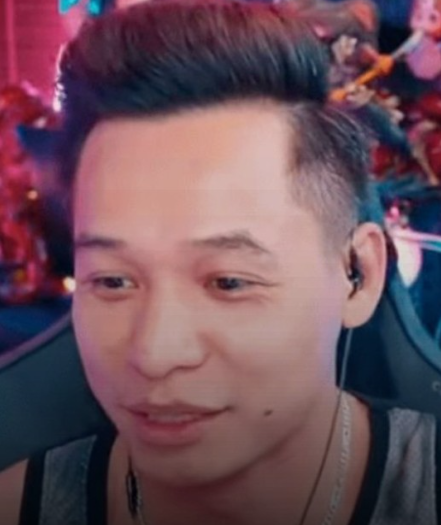
#> input picture images/anhdomixi.png, 441 x 525 px, given in place of lena_color.png, which was not available
$ python mse_mae_grayscale_sp.py
#> lines starting #> are read from the running program, lines starting #| are printed output that depends on the picture; pictures that were not available may be replaced by others from this repository, and a replacement may not be noted
### utils.py
import numpy as np
import cv2

def add_salt_and_pepper_noise(image, noise_percentage):
    """
    Thêm nhiễu Salt & Pepper vào ảnh (tuân theo phân phối nhị thức).

    Tham số:
        image (numpy.ndarray): Ảnh đầu vào (grayscale hoặc màu, dtype uint8).
        noise_percentage (float): Xác suất mỗi pixel bị nhiễu (0.0 đến 1.0).

    Trả về:
        numpy.ndarray: Ảnh bị nhiễu.
    """
    noisy_image = np.copy(image)
    original_dtype = image.dtype

    if image.ndim == 2:  # Grayscale
        height, width = image.shape
        # Tạo mask nhiễu với xác suất p cho mỗi pixel
        rand = np.random.rand(height, width)
        salt_mask = rand < (noise_percentage / 2)
        pepper_mask = (rand >= (noise_percentage / 2)) & (rand < noise_percentage)

        noisy_image[salt_mask] = 255
        noisy_image[pepper_mask] = 0

    elif image.ndim == 3 and image.shape[2] == 3:  # Màu RGB
        height, width, _ = image.shape
        rand = np.random.rand(height, width)
        salt_mask = rand < (noise_percentage / 2)
        pepper_mask = (rand >= (noise_percentage / 2)) & (rand < noise_percentage)

        noisy_image[salt_mask] = [255, 255, 255]
        noisy_image[pepper_mask] = [0, 0, 0]

    else:
        raise ValueError("Chỉ hỗ trợ ảnh grayscale (2D) hoặc ảnh màu RGB (3D với 3 kênh).")

    return noisy_image.astype(original_dtype)


# [102 lines left out: functions add_salt_and_pepper_noise_channel_wise, add_gaussian_noise, add_speckle_noise, not called in this run]


# --- Các hàm tính lỗi ---
def calculate_mae(image_original, image_processed):
    """
    Tính Mean Absolute Error (MAE) giữa hai ảnh.
    Ưu tiên tính trên ảnh màu nếu cả hai ảnh là màu và cùng kích thước.
    Nếu không, hoặc nếu kích thước khác nhau, sẽ cố gắng chuyển về thang xám để so sánh.
    """
    # Trường hợp 1: Cả hai ảnh là ảnh màu và có cùng kích thước
    if image_original.ndim == 3 and image_processed.ndim == 3 and image_original.shape == image_processed.shape:
        print("Cả hai ảnh là ảnh màu và cùng kích thước. Tính MAE trên ảnh màu.")
        err = np.sum(np.abs(image_original.astype("float") - image_processed.astype("float")))
        mae = err / float(image_original.size) # image_original.size bao gồm tất cả các pixel trên tất cả các kênh
        return mae

    # Trường hợp 2: Một trong hai ảnh là ảnh xám hoặc kích thước khác nhau, cần chuẩn hóa về xám
    img_orig_final = image_original
    img_proc_final = image_processed

    # Chuyển ảnh gốc sang xám nếu nó là màu và ảnh xử lý là xám (hoặc ngược lại nếu cần)
    if image_original.ndim == 3 and image_processed.ndim == 2:
        print("Ảnh gốc màu, ảnh xử lý xám. Chuyển ảnh gốc sang xám.")
        img_orig_final = cv2.cvtColor(image_original, cv2.COLOR_BGR2GRAY)
    elif image_original.ndim == 2 and image_processed.ndim == 3:
        print("Ảnh gốc xám, ảnh xử lý màu. Chuyển ảnh xử lý sang xám.")
        img_proc_final = cv2.cvtColor(image_processed, cv2.COLOR_BGR2GRAY)
    # Nếu cả hai đều màu nhưng kích thước khác nhau (ít khả năng cho MAE/MSE trực tiếp)
    # hoặc một trong hai không phải là ảnh (ví dụ ndim < 2)
    # thì nên có xử lý lỗi cụ thể hơn hoặc quyết định cách chuẩn hóa.
    # Hiện tại, nếu kích thước khác nhau và không rơi vào trường hợp trên, sẽ cố gắng chuyển cả hai sang xám.

    # Nếu sau các bước trên, một trong hai vẫn là màu, chuyển nốt sang xám
    if img_orig_final.ndim == 3:
        print("Chuyển ảnh gốc (có thể đã qua xử lý) sang xám.")
        img_orig_final = cv2.cvtColor(img_orig_final, cv2.COLOR_BGR2GRAY)
    if img_proc_final.ndim == 3:
        print("Chuyển ảnh xử lý (có thể đã qua xử lý) sang xám.")
        img_proc_final = cv2.cvtColor(img_proc_final, cv2.COLOR_BGR2GRAY)

    # Kiểm tra lại kích thước sau khi đã cố gắng chuyển đổi
    if img_orig_final.shape != img_proc_final.shape:
        # Nếu kích thước vẫn không khớp, có thể raise lỗi hoặc quyết định một chiến lược khác
        # Ví dụ: resize một trong hai ảnh (nhưng điều này có thể ảnh hưởng đến độ chính xác của lỗi)
        # Ở đây, dựa theo logic code gốc, ta sẽ ưu tiên đảm bảo chúng cùng số chiều để tính.
        # Nếu một cái là màu một cái xám mà kích thước điểm ảnh bằng nhau thì code gốc sẽ lỗi ở đoạn cvtColor
        # Giả định là nếu đến đây mà shape khác nhau thì không so sánh được.
        raise ValueError(f"Kích thước ảnh không khớp sau khi chuyển đổi và không thể tính toán: {img_orig_final.shape} vs {img_proc_final.shape}")

    print("Tính MAE trên ảnh thang xám.")
    err = np.sum(np.abs(img_orig_final.astype("float") - img_proc_final.astype("float")))
    # Sử dụng size của ảnh đã được chuẩn hóa (có thể là xám)
    mae = err / float(img_orig_final.size)
    return mae

def calculate_mse(image_original, image_processed):
    """
    Tính Mean Squared Error (MSE) giữa hai ảnh.
    Ưu tiên tính trên ảnh màu nếu cả hai ảnh là màu và cùng kích thước.
    Nếu không, hoặc nếu kích thước khác nhau, sẽ cố gắng chuyển về thang xám để so sánh.
    """
    # Trường hợp 1: Cả hai ảnh là ảnh màu và có cùng kích thước
    if image_original.ndim == 3 and image_processed.ndim == 3 and image_original.shape == image_processed.shape:
        print("Cả hai ảnh là ảnh màu và cùng kích thước. Tính MSE trên ảnh màu.")
        # Tính toán trên ảnh màu
        # Đảm bảo kiểu dữ liệu là float để tránh tràn số khi bình phương và cộng dồn
        err = np.sum((image_original.astype("float") - image_processed.astype("float")) ** 2)
        # image_original.size bao gồm tất cả các pixel trên tất cả các kênh (cao * rộng * số kênh)
        mse = err / float(image_original.size)
        return mse

    # Trường hợp 2: Một trong hai ảnh là ảnh xám hoặc kích thước khác nhau, cần chuẩn hóa về xám
    img_orig_final = image_original
    img_proc_final = image_processed

    # Chuyển ảnh gốc sang xám nếu nó là màu và ảnh xử lý là xám (hoặc ngược lại nếu cần)
    if image_original.ndim == 3 and image_processed.ndim == 2:
        print("Ảnh gốc màu, ảnh xử lý xám. Chuyển ảnh gốc sang xám.")
        img_orig_final = cv2.cvtColor(image_original, cv2.COLOR_BGR2GRAY)
    elif image_original.ndim == 2 and image_processed.ndim == 3:
        print("Ảnh gốc xám, ảnh xử lý màu. Chuyển ảnh xử lý sang xám.")
        img_proc_final = cv2.cvtColor(image_processed, cv2.COLOR_BGR2GRAY)
    # Các trường hợp khác cần chuẩn hóa hoặc gây lỗi sẽ được xử lý bên dưới

    # Nếu sau các bước trên, một trong hai vẫn là màu (và cái kia có thể đã được chuyển thành xám
    # hoặc cả hai đều màu nhưng kích thước ban đầu khác nhau), chuyển nốt sang xám.
    # Mục tiêu là đưa cả hai về thang xám để so sánh nếu không thể so sánh màu.
    if img_orig_final.ndim == 3:
        print("Chuyển ảnh gốc (có thể đã qua xử lý) sang xám.")
        img_orig_final = cv2.cvtColor(img_orig_final, cv2.COLOR_BGR2GRAY)
    if img_proc_final.ndim == 3:
        print("Chuyển ảnh xử lý (có thể đã qua xử lý) sang xám.")
        img_proc_final = cv2.cvtColor(img_proc_final, cv2.COLOR_BGR2GRAY)

    # Kiểm tra lại kích thước sau khi đã cố gắng chuyển đổi
    if img_orig_final.shape != img_proc_final.shape:
        # Nếu kích thước vẫn không khớp, không thể tính toán.
        raise ValueError(f"Kích thước ảnh không khớp sau khi chuyển đổi và không thể tính toán MSE: {img_orig_final.shape} vs {img_proc_final.shape}")

    print("Tính MSE trên ảnh thang xám.")
    # Tính toán trên ảnh thang xám
    err = np.sum((img_orig_final.astype("float") - img_proc_final.astype("float")) ** 2)
    # Sử dụng size của ảnh đã được chuẩn hóa (chắc chắn là xám ở bước này nếu vào nhánh này)
    mse = err / float(img_orig_final.size)
    return mse

def convert_to_grayscale(image):
    """
    Chuyển ảnh bất kỳ (màu hoặc xám) về ảnh grayscale.
    Nếu ảnh đã là grayscale thì giữ nguyên.
    """
    if image.ndim == 3:
        return cv2.cvtColor(image, cv2.COLOR_BGR2GRAY)
    return image.copy()

### atpmf.py
import numpy as np
from scipy.ndimage import median_filter
import cv2 # Sử dụng OpenCV để đọc/ghi ảnh (tùy chọn)
from utils import add_salt_and_pepper_noise
from utils import add_gaussian_noise
from utils import add_speckle_noise

def atpmf_grayscale(X, W1_size=3, W2_size=3, a=1.0, b=1.0):
    """
    Thực hiện bộ lọc trung vị hai lượt thích ứng cho ảnh thang độ xám.

    Tham số:
        X (numpy.ndarray): Ảnh thang độ xám đầu vào (dạng float, giá trị 0-255 hoặc 0-1).
        W1_size (int): Kích thước cửa sổ lọc trung vị lần 1 (ví dụ: 3 cho 3x3).
        W2_size (int): Kích thước cửa sổ lọc trung vị lần 2.
        a (float): Tham số điều khiển ngưỡng phát hiện cột 'sửa lỗi quá mức'.
        b (float): Tham số điều khiển số lượng pixel được khôi phục.

    Trả về:
        numpy.ndarray: Ảnh thang độ xám đã được lọc.
    """
    if X.ndim != 2:
        raise ValueError("Ảnh đầu vào phải là ảnh thang độ xám (2 chiều).")
    if W1_size % 2 == 0 or W2_size % 2 == 0:
        raise ValueError("Kích thước cửa sổ lọc phải là số lẻ.")

    # Đảm bảo ảnh ở dạng float để tính toán chính xác
    X_float = X.astype(np.float64)
    M, N = X_float.shape

    # --- Bước 1: Lọc trung vị lần 1 ---
    Y = median_filter(X_float, size=W1_size, mode='reflect')
    # Ma trận chỉ số lỗi 1 (1 nếu X khác Y, 0 nếu giống)
    E1 = (np.abs(X_float - Y) > 1e-6).astype(int) # So sánh float với sai số nhỏ

    # --- Bước 2: Bước Thích ứng ---
    Y_tilde = Y.copy() # Ảnh trung gian để khôi phục
    E2 = np.zeros_like(X_float, dtype=int) # Ma trận chỉ số lỗi 2

    # Tính toán thống kê nhiễu
    num_noisy_pixels_total = np.sum(E1)
    if M * N > 0:
         # Tỷ lệ nhiễu trung bình ước tính toàn ảnh (theo paper là chia N, nhưng hợp lý hơn là M*N)
         # Chúng ta sẽ dùng Lambda là tỷ lệ lỗi ước tính trên mỗi cột trung bình
        lambda_n = np.sum(E1, axis=0) / M if M > 0 else np.zeros(N) # Tỷ lệ nhiễu trên từng cột
        Lambda = np.mean(lambda_n) # Lấy trung bình tỷ lệ lỗi các cột
    else:
        Lambda = 0
        lambda_n = np.zeros(N)

    if N > 1:
      sigma_lambda = np.std(lambda_n)
    else:
      sigma_lambda = 0 # Tránh lỗi nếu chỉ có 1 cột

    # Ngưỡng phát hiện cột "sửa lỗi quá mức"
    eta = a * sigma_lambda
    epsilon = 1e-9 # Ngưỡng nhỏ để kiểm tra sigma_lambda

    # Xử lý từng cột
    for n in range(N):
        # Kiểm định giả thuyết (một phía)
        # Chỉ thực hiện nếu sigma_lambda đáng kể và tỷ lệ cột vượt ngưỡng Lambda + eta
        if sigma_lambda > epsilon and (lambda_n[n] - Lambda) > eta:
            # Cột này bị nghi ngờ "sửa lỗi quá mức"
            e_col = X_float[:, n] - Y[:, n] # Sai khác giữa gốc và kết quả lọc 1

            # Xác định số pixel cần khôi phục (K)
            # Dựa theo công thức Fig 4, nhưng nhân với M để ra số pixel
            # Đảm bảo K không âm
            K = int(round(max(0.0, (lambda_n[n] - Lambda + b * sigma_lambda)) * M))
            # K = int(round(max(0.0, (lambda_n[n] - (Lambda + eta) + b * sigma_lambda)) * M)) # Cách diễn giải khác

            if K > 0:
                # Tìm chỉ số của các pixel đã bị thay đổi trong cột này (E1=1)
                changed_indices = np.where(E1[:, n] == 1)[0]

                if len(changed_indices) > 0:
                    # Tính sai số tuyệt đối tại các vị trí bị thay đổi
                    abs_errors_at_changed = np.abs(e_col[changed_indices])

                    # Số lượng pixel tối đa có thể khôi phục là số pixel đã thay đổi
                    num_to_restore = min(K, len(changed_indices))

                    if num_to_restore > 0:
                        # Tìm chỉ số (trong mảng changed_indices) của K lỗi nhỏ nhất
                        # argsort trả về chỉ số để sắp xếp mảng theo thứ tự tăng dần
                        sorted_local_indices = np.argsort(abs_errors_at_changed)
                        indices_to_restore_local = sorted_local_indices[:num_to_restore]

                        # Chuyển về chỉ số gốc trong cột (indices trong mảng 0 đến M-1)
                        indices_to_restore_global = changed_indices[indices_to_restore_local]

                        # Khôi phục giá trị gốc và đánh dấu E2
                        Y_tilde[indices_to_restore_global, n] = X_float[indices_to_restore_global, n]
                        E2[indices_to_restore_global, n] = 1

    # --- Bước 3: Lọc trung vị lần 2 (có điều kiện) ---
    # Chỉ lọc những pixel không được đánh dấu trong E2 (nghĩa là không được khôi phục)
    # Cách 1: Lọc toàn bộ rồi kết hợp (như trong mô tả trước)
    Z_pass2 = median_filter(Y_tilde, size=W2_size, mode='reflect')
    Z = np.where(E2 == 1, Y_tilde, Z_pass2) # Giữ nguyên pixel đã khôi phục (E2=1), còn lại lấy kết quả lọc 2

    # # Cách 2: Tạo mask và chỉ lọc các pixel không bị mask (phức tạp hơn với median_filter của scipy)
    # # Cần triển khai median filter tùy chỉnh nếu muốn làm theo cách này hiệu quả.

    # Chuyển về kiểu dữ liệu gốc nếu cần (ví dụ uint8)
    if X.dtype == np.uint8:
        Z = np.clip(Z, 0, 255).astype(np.uint8)
    else:
        # Giữ nguyên float nếu đầu vào là float
        pass # Hoặc clip về [0, 1] nếu đầu vào là float 0-1

    return Z

# --- Hàm xử lý ảnh màu bằng cách áp dụng lên từng kênh ---
# [43 lines left out: function atpmf_color_per_channel, not called in this run]


# [29 lines of commented-out code are left out]
# [135 lines that do not run on import are left out]

### mse_mae_grayscale_sp.py
import numpy as np
from scipy.ndimage import median_filter
import cv2 # Hoặc from PIL import Image
import matplotlib.pyplot as plt # Thư viện để vẽ biểu đồ
from atpmf import atpmf_grayscale
from utils import calculate_mae
from utils import calculate_mse
from utils import add_salt_and_pepper_noise
from utils import convert_to_grayscale

if __name__ == '__main__':
    # --- 1. Tải ảnh gốc (sạch, chưa có nhiễu) ---
    # Thay 'lena_gray.png' bằng đường dẫn đến ảnh thang xám gốc của bạn
    # Bạn có thể tìm ảnh test như 'lena', 'boat', 'baboon' trên mạng
    original_image_path = 'images/lena_color.png'
    try:
        img_original = cv2.imread(original_image_path, cv2.IMREAD_GRAYSCALE)
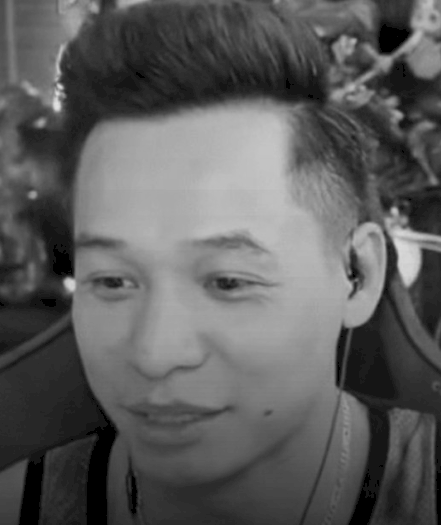
#> img_original: shape (525, 441); min 0, max 225, mean 92.6
        if img_original is None:
             raise FileNotFoundError(f"Không tìm thấy file ảnh gốc: {original_image_path}")
        print(f"Đã tải ảnh gốc thành công: {original_image_path} - Kích thước: {img_original.shape}")
#| Đã tải ảnh gốc thành công: images/lena_color.png - Kích thước: (525, 441)

        # Chuyển về grayscale
        img_original = convert_to_grayscale(img_original)

    except FileNotFoundError as e:
        print(e)
        exit() # Thoát nếu không tải được ảnh gốc
    except Exception as e:
        print(f"Đã xảy ra lỗi khi đọc ảnh gốc: {e}")
        exit()

    # --- 2. Thiết lập các mức nhiễu và danh sách lưu kết quả ---
    noise_percentages = np.arange(5, 101, 5) # Từ 5% đến 100%, bước nhảy 5%
    mse_results = []
    mae_results = []

    print("\nBắt đầu quá trình thêm nhiễu, lọc và tính lỗi...")
    # --- 3. Vòng lặp qua các mức nhiễu ---
    for percent in noise_percentages:
        noise_fraction = percent / 100.0
        print(f"Đang xử lý nhiễu {percent}%...")

        # Thêm nhiễu vào ảnh gốc
        img_noisy = add_salt_and_pepper_noise(img_original, noise_fraction)

        # Áp dụng bộ lọc thích ứng
        # Bạn có thể thay đổi w1_size, w2_size, a, b nếu muốn thử nghiệm
        img_filtered = atpmf_grayscale(img_noisy, W1_size=3, W2_size=3, a=1.0, b=1.0)

        # Tính toán MSE và MAE giữa ảnh gốc và ảnh đã lọc
        current_mse = calculate_mse(img_original, img_filtered)
        current_mae = calculate_mae(img_original, img_filtered)

        # Lưu kết quả
        mse_results.append(current_mse)
        mae_results.append(current_mae)
#> this loop made 20 passes
#> (num_noisy_pixels_total in atpmf_grayscale, Lambda in atpmf_grayscale, sigma_lambda in atpmf_grayscale, eta in atpmf_grayscale, current_mse) on passes 1 to 11: (57079, 0.247, 0.0532, 0.0532, 3.01), (72070, 0.311, 0.0528, 0.0528, 4.03), (84210, 0.364, 0.0514, 0.0514, 5.32), (96508, 0.417, 0.0502, 0.0502, 6.44), (107856, 0.466, 0.0482, 0.0482, 15.94), (118725, 0.513, 0.0477, 0.0477, 27.41), (127604, 0.551, 0.0457, 0.0457, 62.66), (135368, 0.585, 0.0414, 0.0414, 136.3), (142096, 0.614, 0.0408, 0.0408, 328.7), (147036, 0.635, 0.0382, 0.0382, 580.2), (150193, 0.649, 0.0358, 0.0358, 1083.1)
#> pass 1, `img_noisy = add_salt_and_pepper_noise(img_original, noise_fraction)`:
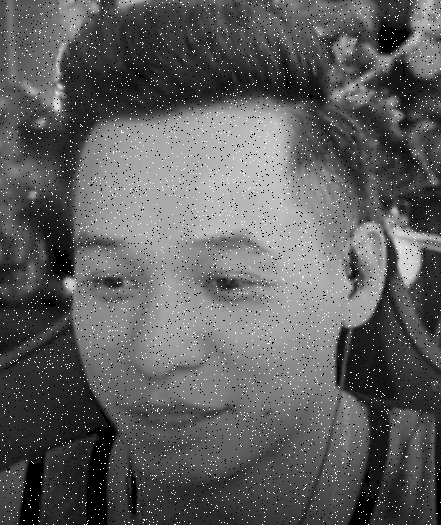
#> img_noisy: shape (525, 441); min 0, max 255, mean 94.4
#> pass 1, in atpmf_grayscale, `E1 = (np.abs(X_float - Y) > 1e-6).astype(int)`:
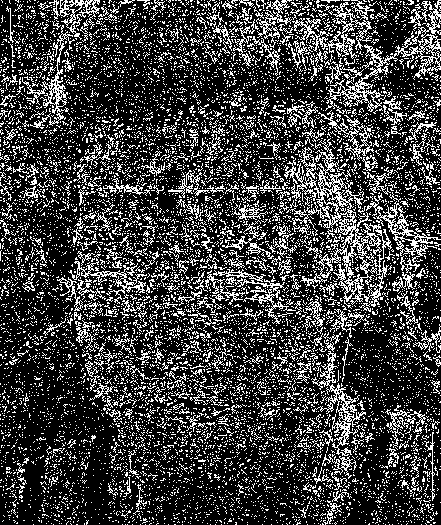
#> E1: shape (525, 441) int64; values 0 (black) and 1 (white), 24.7% white in thin lines or dots
#> after the loop:
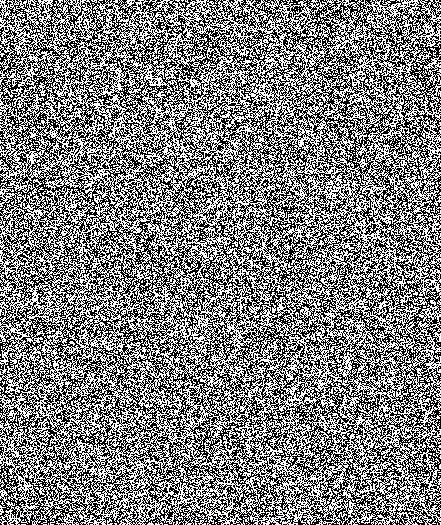
#> img_noisy: shape (525, 441); 50.1% white; black in thin lines or dots
#> after the loop, mae_results = [0.604, 0.737, 0.852, 0.972, 1.17, 1.38, 1.72, 2.36, 3.68, 5.42, 8.63, 13.56, 19.86, 28.75, 39.92, 53.41, 69.86, 87.75, 108.7, 127.3]; mse_results = [3.01, 4.03, 5.32, 6.44, 15.94, 27.41, 62.66, 136.3, 328.7, 580.2, 1083.1, 1848.9, 2838.9, 4245.7, 6031.7, 8121.2, 10817.5, 13699.8, 17100.8, 20070]

        # [7 lines of commented-out code are left out]

    print("Hoàn tất quá trình tính toán lỗi.")

    # --- 4. Vẽ biểu đồ ---
    print("Đang vẽ biểu đồ...")
    plt.figure(figsize=(12, 5)) # Kích thước cửa sổ biểu đồ

    # Biểu đồ MSE
    plt.subplot(1, 2, 1) # 1 hàng, 2 cột, vị trí thứ 1
    plt.plot(noise_percentages, mse_results, marker='o', linestyle='-', color='b')
    plt.title('MSE theo Tỷ lệ nhiễu Salt & Pepper')
    plt.xlabel('Tỷ lệ nhiễu Salt & Pepper (%)')
    plt.ylabel('Mean Squared Error (MSE)')
    plt.xticks(noise_percentages) # Hiển thị rõ các mốc % trên trục x
    plt.grid(True) # Hiện lưới

    # Biểu đồ MAE
    plt.subplot(1, 2, 2) # 1 hàng, 2 cột, vị trí thứ 2
    plt.plot(noise_percentages, mae_results, marker='s', linestyle='--', color='r')
    plt.title('MAE theo Tỷ lệ nhiễu Salt & Pepper')
    plt.xlabel('Tỷ lệ nhiễu Salt & Pepper (%)')
    plt.ylabel('Mean Absolute Error (MAE)')
    plt.xticks(noise_percentages)
    plt.grid(True)

    plt.tight_layout() # Tự động điều chỉnh khoảng cách giữa các biểu đồ
    plt.show() # Hiển thị cửa sổ biểu đồ
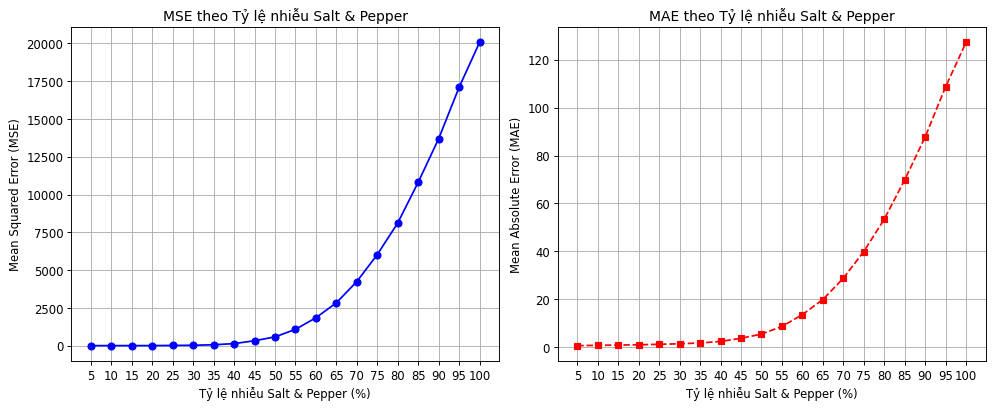
#> figure drawn by matplotlib, 2 panels; panel 1: curve peaks at x = 100, y = 20070; panel 2: curve peaks at x = 100, y = 127.3

    print("Hoàn thành!")

$ run again, on images.jpg
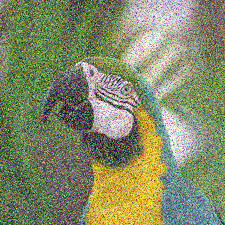
#> input picture images.jpg, 225 x 225 px, given in place of lena_color.png, which was not available
#| Đã tải ảnh gốc thành công: images/lena_color.png - Kích thước: (225, 225)
#> the loop `for percent in noise_percentages:` made 20 passes
#> (num_noisy_pixels_total in atpmf_grayscale, Lambda in atpmf_grayscale, sigma_lambda in atpmf_grayscale, eta in atpmf_grayscale, current_mse) on passes 1 to 7: (44196, 0.873, 0.0245, 0.0245, 742.7), (44280, 0.875, 0.0237, 0.0237, 753.8), (44301, 0.875, 0.0242, 0.0242, 767.8), (44265, 0.874, 0.0258, 0.0258, 789.3), (44286, 0.875, 0.0229, 0.0229, 820.8), (44028, 0.87, 0.0245, 0.0245, 871.5), (43905, 0.867, 0.0259, 0.0259, 950.6)
#> pass 1, in atpmf_grayscale, `E1 = (np.abs(X_float - Y) > 1e-6).astype(int)`:
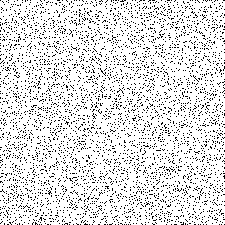
#> E1: shape (225, 225) int64; values 0 (black) and 1 (white), 87.3% white; black in thin lines or dots
#> after the loop `for percent in noise_percentages:`: mae_results = [19.96, 20.13, 20.33, 20.59, 20.94, 21.47, 22.2, 23.07, 24.71, 26.53, 29.53, 35, 40.14, 47.51, 57.2, 67.02, 81.76, 96.32, 112.6, 127.6]; mse_results = [742.7, 753.8, 767.8, 789.3, 820.8, 871.5, 950.6, 1053.2, 1265.4, 1526.8, 1991, 2799.6, 3685.1, 4884.2, 6458.3, 8016.4, 10470.4, 12986.4, 15709.8, 18282.4]
#> `plt.show()`:
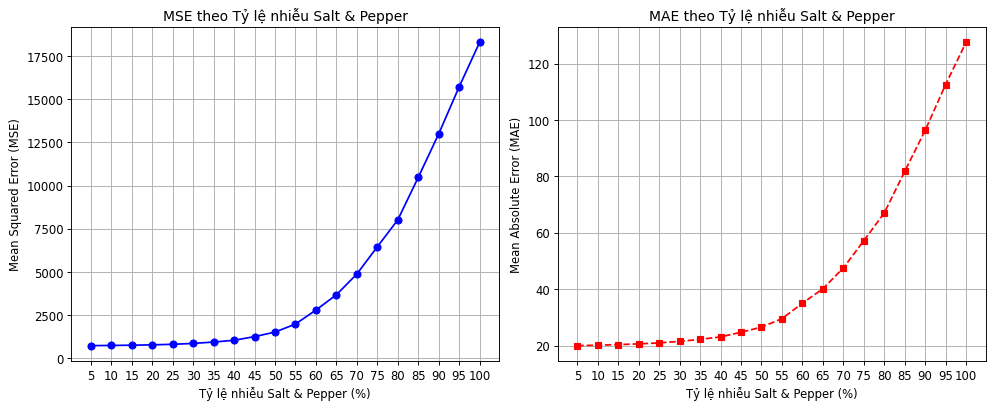
#> figure drawn by matplotlib, 2 panels; panel 1: curve peaks at x = 100, y = 18282.4; panel 2: curve peaks at x = 100, y = 127.6
